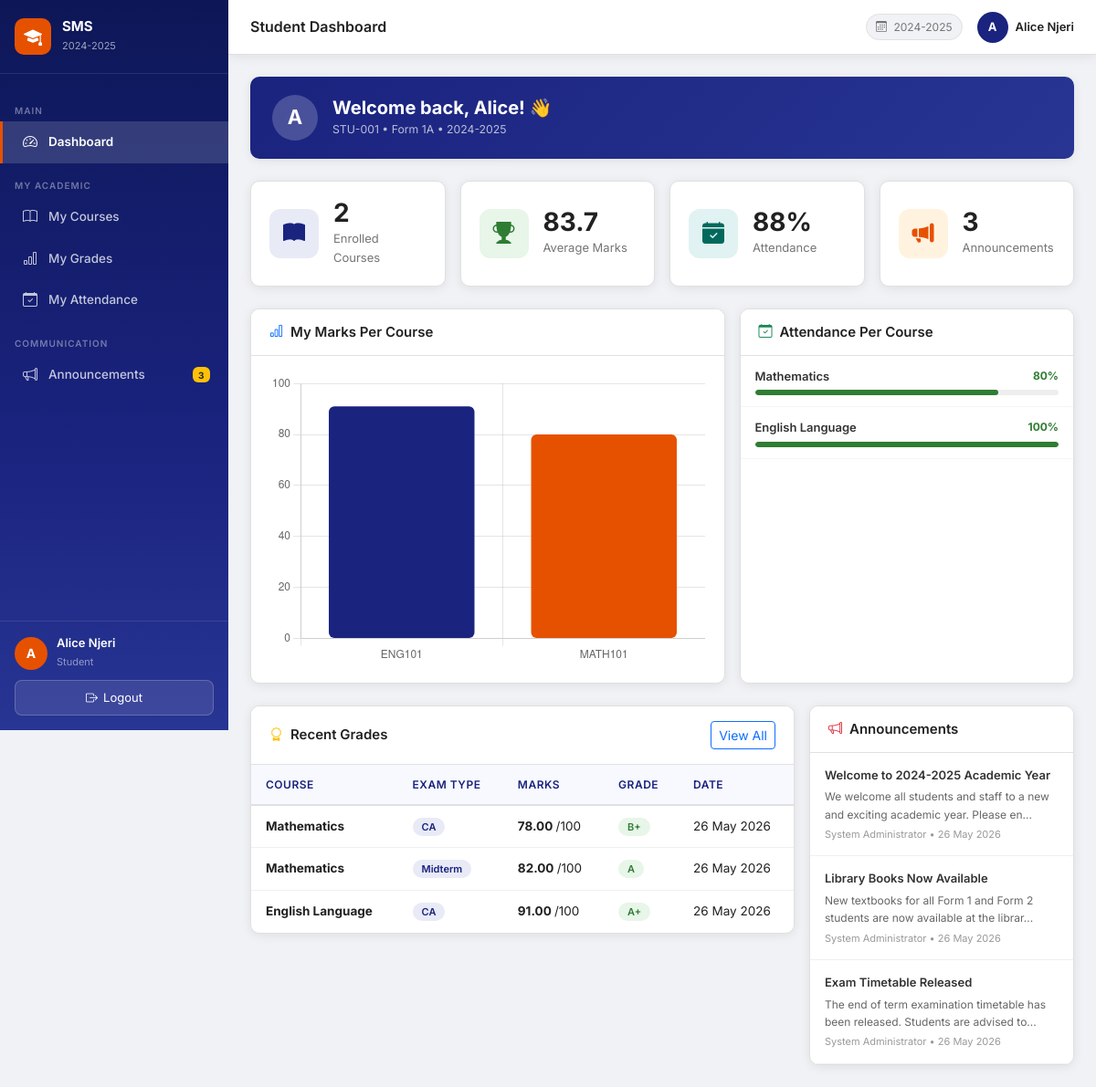
Screenshot of /sms/dashboards/student.php (signed in) with the database file from the repository.
### tables this page shows
CREATE TABLE `students` (
  `id` int(10) UNSIGNED NOT NULL,
  `user_id` int(10) UNSIGNED NOT NULL,
  `student_no` varchar(30) NOT NULL,
  `first_name` varchar(80) NOT NULL,
  `last_name` varchar(80) NOT NULL,
  `dob` date DEFAULT NULL,
  `gender` enum('Male','Female','Other') DEFAULT NULL,
  `phone` varchar(20) DEFAULT NULL,
  `address` text DEFAULT NULL,
  `guardian_name` varchar(150) DEFAULT NULL,
  `guardian_phone` varchar(20) DEFAULT NULL,
  `class_id` int(10) UNSIGNED DEFAULT NULL,
  `status` enum('active','inactive') NOT NULL DEFAULT 'active',
  `created_at` timestamp NOT NULL DEFAULT current_timestamp()
);

CREATE TABLE `classes` (
  `id` int(10) UNSIGNED NOT NULL,
  `name` varchar(100) NOT NULL,
  `level` varchar(50) NOT NULL,
  `academic_year` varchar(20) NOT NULL DEFAULT '2024-2025',
  `capacity` smallint(5) UNSIGNED NOT NULL DEFAULT 40
);

CREATE TABLE `grades` (
  `id` int(10) UNSIGNED NOT NULL,
  `student_id` int(10) UNSIGNED NOT NULL,
  `course_id` int(10) UNSIGNED NOT NULL,
  `exam_type` enum('CA','Midterm','Final') NOT NULL,
  `marks` decimal(5,2) NOT NULL DEFAULT 0.00,
  `grade` varchar(3) NOT NULL DEFAULT 'F',
  `remarks` varchar(255) DEFAULT NULL,
  `recorded_by` int(10) UNSIGNED NOT NULL,
  `recorded_at` timestamp NOT NULL DEFAULT current_timestamp() ON UPDATE current_timestamp()
);

CREATE TABLE `courses` (
  `id` int(10) UNSIGNED NOT NULL,
  `code` varchar(20) NOT NULL,
  `name` varchar(150) NOT NULL,
  `description` text DEFAULT NULL,
  `credits` tinyint(3) UNSIGNED NOT NULL DEFAULT 3,
  `teacher_id` int(10) UNSIGNED DEFAULT NULL,
  `class_id` int(10) UNSIGNED DEFAULT NULL,
  `status` enum('active','inactive') NOT NULL DEFAULT 'active'
);

CREATE TABLE `announcements` (
  `id` int(10) UNSIGNED NOT NULL,
  `title` varchar(255) NOT NULL,
  `body` text NOT NULL,
  `target_role` enum('all','student','teacher') NOT NULL DEFAULT 'all',
  `posted_by` int(10) UNSIGNED NOT NULL,
  `is_active` tinyint(1) NOT NULL DEFAULT 1,
  `created_at` timestamp NOT NULL DEFAULT current_timestamp()
);

CREATE TABLE `users` (
  `id` int(10) UNSIGNED NOT NULL,
  `name` varchar(150) NOT NULL,
  `email` varchar(191) NOT NULL,
  `password` varchar(255) NOT NULL,
  `role` enum('admin','teacher','student') NOT NULL DEFAULT 'student',
  `status` enum('active','inactive') NOT NULL DEFAULT 'inactive',
  `profile_photo` varchar(255) DEFAULT NULL,
  `created_at` timestamp NOT NULL DEFAULT current_timestamp()
);

### sms/dashboards/student.php (the view, shortened to what the rows shown need)
<?php
require_once '../includes/db.php';
require_once '../includes/auth.php';
$stmt = $pdo->prepare("
    SELECT s.*, u.email, c.name as class_name
    FROM students s
    JOIN users u ON u.id = s.user_id
    LEFT JOIN classes c ON c.id = s.class_id
    WHERE s.user_id = ?
");
$stmt->execute([authId()]);
$student   = $stmt->fetch();
$studentId = $student['id'] ?? 0;
$myCourses = [];
if ($studentId) {
    $stmt = $pdo->prepare("
        SELECT c.id, c.code, c.name,
               t.first_name, t.last_name,
               cl.name as class_name,
               ROUND(AVG(g.marks),1) as avg_marks,
               COUNT(g.id) as grade_count
        FROM enrollments e
        JOIN courses c ON c.id = e.course_id
        LEFT JOIN teachers t ON t.id = c.teacher_id
        LEFT JOIN classes cl ON cl.id = c.class_id
        LEFT JOIN grades g ON g.course_id = c.id
            AND g.student_id = e.student_id
        WHERE e.student_id = ?
        GROUP BY c.id, c.code, c.name,
                 t.first_name, t.last_name,
                 cl.name
        ORDER BY c.name
    ");
    $stmt->execute([$studentId]);
    $myCourses = $stmt->fetchAll();
}
$chartLabels = [];
$chartMarks  = [];
foreach ($myCourses as $course) {
    if ($course['avg_marks']) {
        $chartLabels[] = $course['code'];
        $chartMarks[]  = $course['avg_marks'];
    }
}
$recentGrades = [];
if ($studentId) {
    $stmt = $pdo->prepare("
        SELECT g.marks, g.grade, g.exam_type,
               g.recorded_at, c.name as course_name
        FROM grades g
        JOIN courses c ON c.id = g.course_id
        WHERE g.student_id = ?
        ORDER BY g.recorded_at DESC
        LIMIT 6
    ");
    $stmt->execute([$studentId]);
    $recentGrades = $stmt->fetchAll();
}
$stmt = $pdo->query("
    SELECT a.title, a.body, a.created_at,
           u.name as posted_by
    FROM announcements a
    JOIN users u ON u.id = a.posted_by
    WHERE a.is_active = 1
    AND (a.target_role = 'all'
         OR a.target_role = 'student')
    ORDER BY a.created_at DESC
    LIMIT 3
");
$announcements = $stmt->fetchAll();
require_once '../includes/header.php';
?>
<div class="sms-card mb-4"
     style="background:linear-gradient(135deg,
            #1a237e,#283593);
            color:white;border:none;">
    <div class="card-body" style="padding:20px 24px;">
        <div class="d-flex align-items-center gap-3">
            <div style="width:50px;height:50px;
                 background:rgba(255,255,255,0.2);
                 border-radius:50%;
                 display:flex;align-items:center;
                 justify-content:center;
                 font-size:22px;font-weight:700;
                 color:white;flex-shrink:0;">
                <?= strtoupper(substr(
                    $student['first_name'] ?? 'S', 0, 1)) ?>
            </div>
            <div>
                <h5 style="margin:0;color:white;font-weight:700;">
                    Welcome back,
                    <?= e($student['first_name'] ?? authName()) ?>! 👋
                </h5>
                <small style="color:rgba(255,255,255,0.7);">
                    <?= e($student['student_no'] ?? '---') ?> •
                    <?= e($student['class_name']
                          ?? 'No class assigned') ?> •
                    <?= ACADEMIC_YEAR ?>
                </small>
            </div>
        </div>
    </div>
</div>
<div class="row g-3">
    <div class="col-md-8">
        <div class="sms-card">
            <div class="card-body p-0">
                <?php if (empty($recentGrades)): ?>
                <div class="empty-state">
                    <i class="bi bi-award"></i>
                    <h5>No grades yet</h5>
                    <p>Your grades will appear
                       here once recorded</p>
                </div>
                <?php else: ?>
                <table class="sms-table">
                    <thead>
                        <tr>
                            <th>Course</th>
                            <th>Exam Type</th>
                            <th>Marks</th>
                            <th>Grade</th>
                            <th>Date</th>
                        </tr>
                    </thead>
                    <tbody>
                        <?php foreach ($recentGrades as $g): ?>
                        <tr>
                            <td>
                                <strong>
                                    <?= e($g['course_name']) ?>
                                </strong>
                            </td>
                            <td>
                                <span class="badge-admin">
                                    <?= e($g['exam_type']) ?>
                                </span>
                            </td>
                            <td>
                                <strong>
                                    <?= e($g['marks']) ?>
                                </strong>/100
                            </td>
                            <td>
                                <span class="badge-<?=
                                    $g['grade'] === 'F'
                                    ? 'inactive'
                                    : 'active' ?>">
                                    <?= e($g['grade']) ?>
                                </span>
                            </td>
                            <td>
                                <?= date('d M Y',
                                    strtotime(
                                        $g['recorded_at'])) ?>
                            </td>
                        </tr>
                        <?php endforeach; ?>
                    </tbody>
                </table>
                <?php endif; ?>
            </div>
        </div>
    </div>
    <div class="col-md-4">
        <div class="sms-card">
            <div class="card-body p-0">
                <?php if (empty($announcements)): ?>
                <div class="empty-state">
                    <i class="bi bi-megaphone"></i>
                    <p>No announcements</p>
                </div>
                <?php else: ?>
                <?php foreach ($announcements as $ann): ?>
                <div style="padding:14px 16px;
                     border-bottom:1px solid #f0f0f0;">
                    <div style="font-weight:600;
                         font-size:13px;
                         color:#333;
                         margin-bottom:4px;">
                        <?= e($ann['title']) ?>
                    </div>
                    <div style="font-size:12px;
                         color:#666;
                         margin-bottom:4px;">
                        <?= e(substr($ann['body'],0,80)) ?>...
                    </div>
                    <div style="font-size:11px;color:#999;">
                        <?= e($ann['posted_by']) ?> •
                        <?= date('d M Y',
                            strtotime($ann['created_at'])) ?>
                    </div>
                </div>
                <?php endforeach; ?>
                <?php endif; ?>
            </div>
        </div>
    </div>
</div>
<?php
$extraScripts = "
<script>
const marksCtx = document.getElementById('marksChart');
if (marksCtx) {
    new Chart(marksCtx.getContext('2d'), {
        type: 'bar',
        data: {
            labels: " . json_encode($chartLabels) . ",
            datasets: [{
                label: 'Average Marks',
                data: "  . json_encode($chartMarks) . ",
                backgroundColor: [
                    '#1a237e','#e65100','#2e7d32',
                    '#f9a825','#c62828','#0277bd'
                ],
                borderRadius: 6,
                borderSkipped: false,
            }]
        },
        options: {
            responsive: true,
            plugins: { legend: { display: false } },
            scales: {
                y: {
                    beginAtZero: true,
                    max: 100,
                    ticks: { stepSize: 20 }
                }
            }
        }
    });
}
</script>
";
require_once '../includes/footer.php';
?>

### rows the page displays
students: first_name "A", first_name "Alice", student_no "STU-001", class.name "Form 1A"
grades: course.name "Mathematics", exam_type "CA", marks "78.00", grade "B+", recorded_at "26 May 2026"
grades: course.name "Mathematics", exam_type "Midterm", marks "82.00", grade "A", recorded_at "26 May 2026"
grades: course.name "English Language", exam_type "CA", marks "91.00", grade "A+", recorded_at "26 May 2026"
announcements: title "Welcome to 2024-2025 Academic Year", body "We welcome all students and staff to a new and exciting academic year. Please en", posted_by.name "System Administrator", created_at "26 May 2026"
announcements: title "Library Books Now Available", body "New textbooks for all Form 1 and Form 2 students are now available at the librar", posted_by.name "System Administrator", created_at "26 May 2026"
announcements: title "Exam Timetable Released", body "The end of term examination timetable has been released. Students are advised to", posted_by.name "System Administrator", created_at "26 May 2026"

### other values shown
APP_SHORT "SMS"
ACADEMIC_YEAR "2024-2025"
$annCount "3"
$avatarLetter "A"
authName() "Alice Njeri"
authRole() "Student"
$pageTitle "Student Dashboard"
$totalCourses "2"
$gpa ?: '—' "83.7"
$attPct "88"
$totalAnnouncements "3"
$att['course_name'] "Mathematics"
$pct "80"
$att['course_name'] "English Language"
$pct "100"
